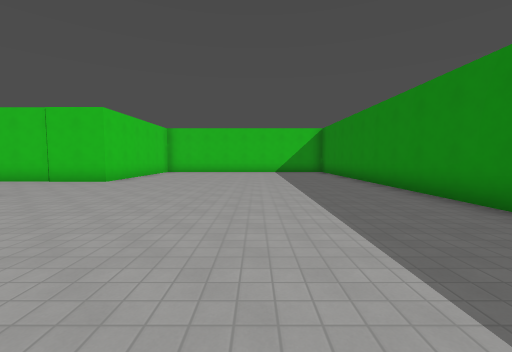
View 1 (above)

20 first-person views from a walk through a level from a Godot 3-D game. The camera is 1.5 m above the floor, tilts 4° down and sees 90° across. The floor is counted in squares, 2 m on a side. Each view is taken from the middle of a square. On the plan, view 1 faces up. The plan holds only what a view shows up to about 9 squares ahead; the rest is blank. The place goes on beyond the plan. Flat picture figures and markers are left out. Characters and animated objects are not drawn. Some surface patterns are stand-ins.

View 2
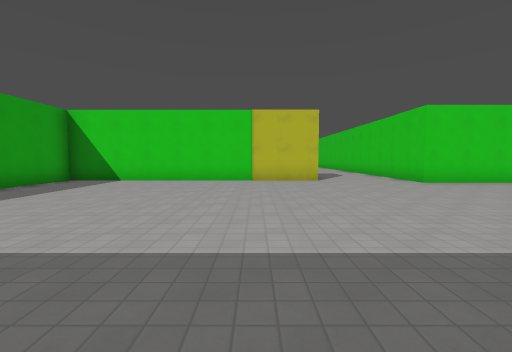

View 3
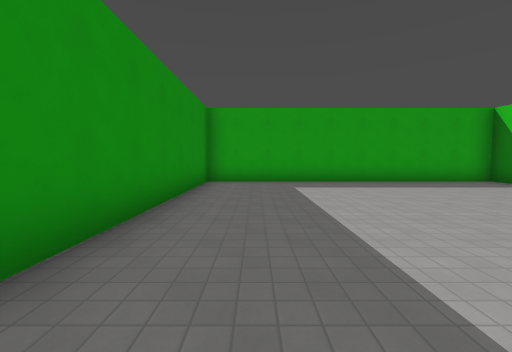

View 4
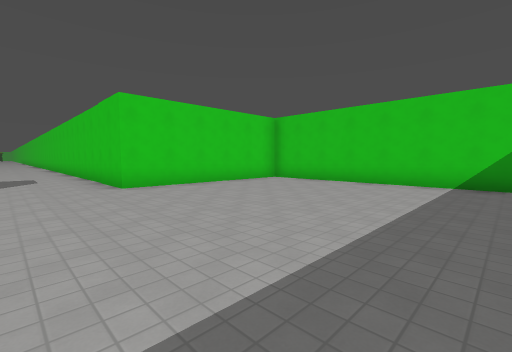

View 5
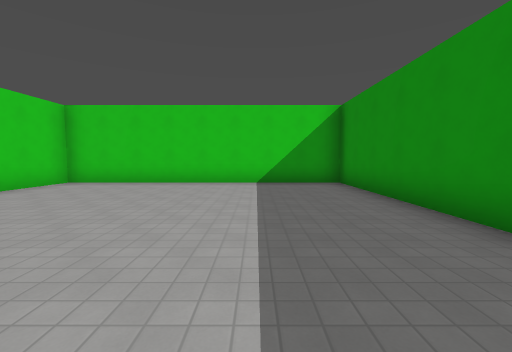

View 6
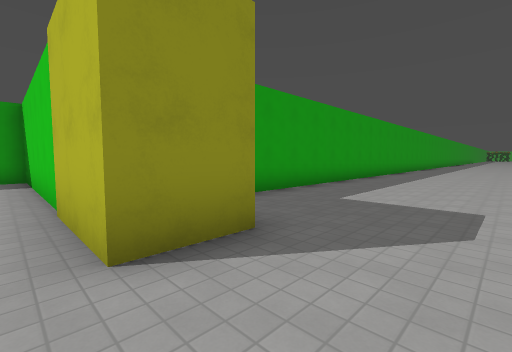

View 7
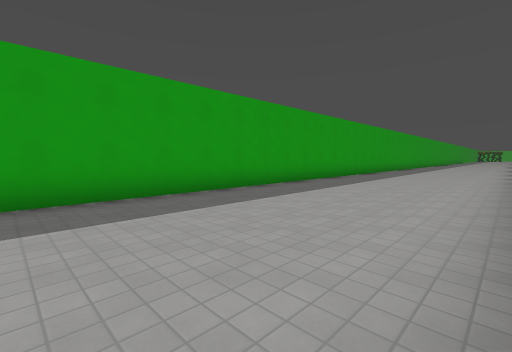

View 8
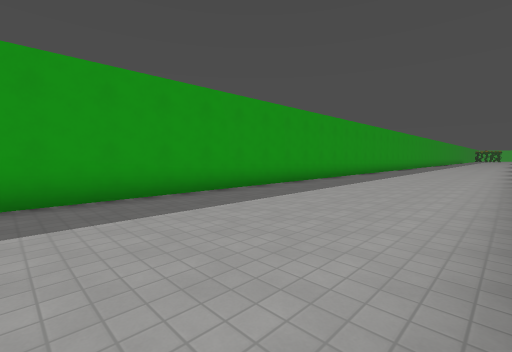

View 9
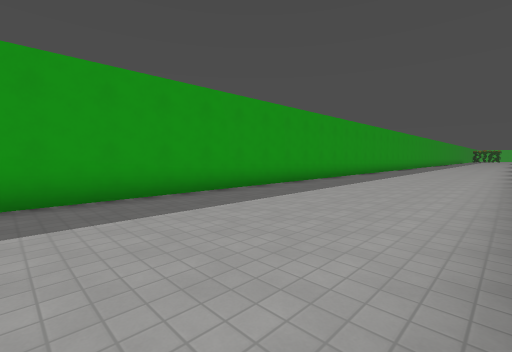

View 10
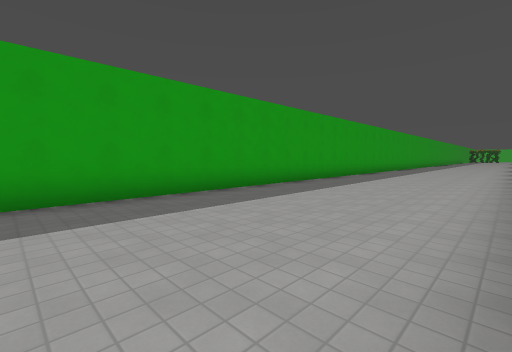

View 11
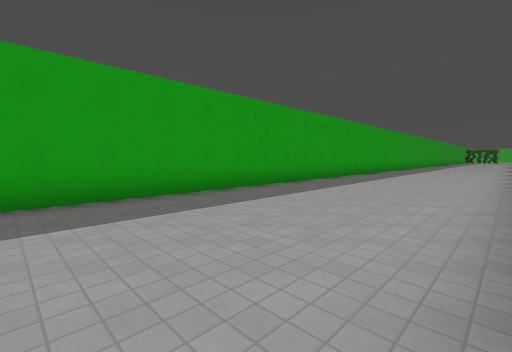

View 12
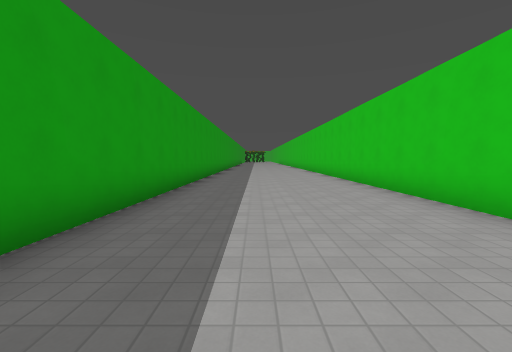

View 13
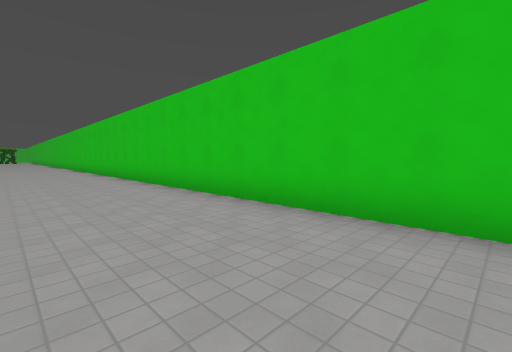

View 14
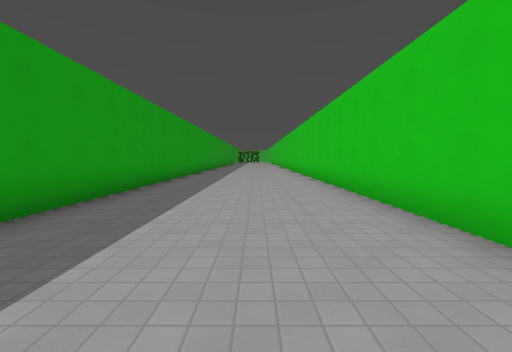

View 15
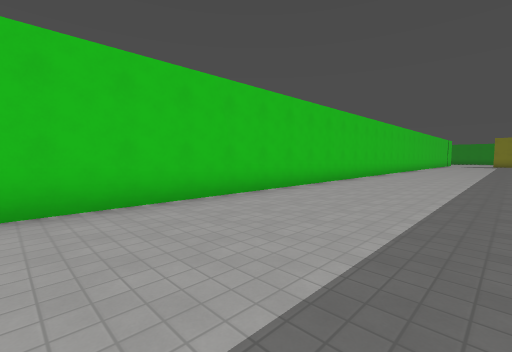

View 16
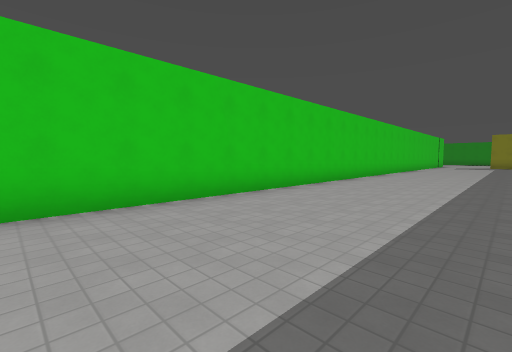

View 17
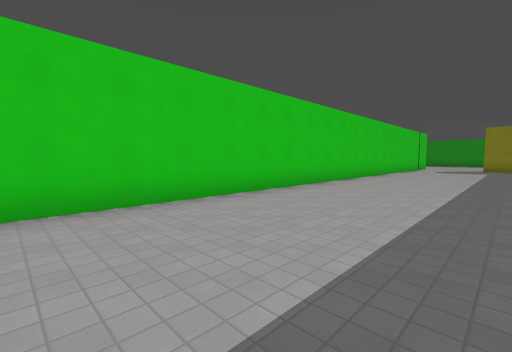

View 18
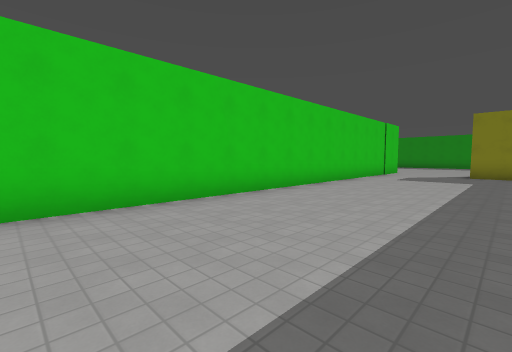

View 19
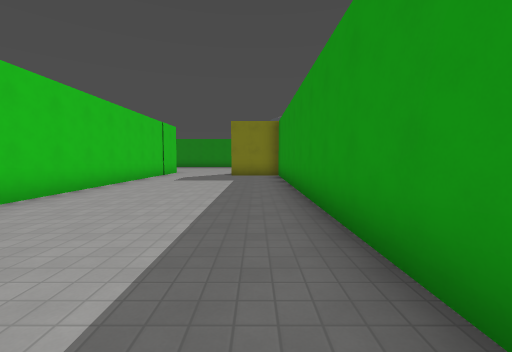

View 20
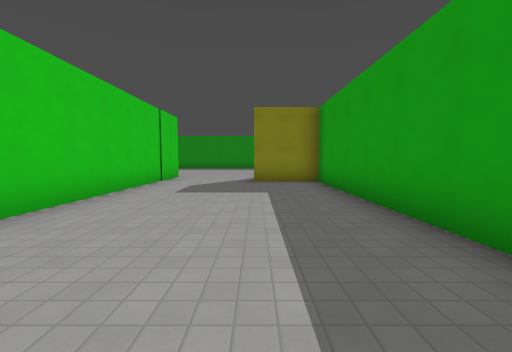

### Floor plan
Points are (right, up) in squares from view 1. A wall is a line through its corners. A room is listed if a view was taken in it or the views show most of it. See-through windows are left out.
Room 1 (views 1, 2, 3, 4, 5, 6)
walls: (-6.9, 5.1) (-5.5, 5.1) (-5.5, -3.2) (3.6, -3.2) (3.6, 13.8) (-4.8, 13.8) (-4.8, 8.1) (-6.5, 8.1)
ways out: opening at (-6.5, 6.5) to room 2
Room 2 (views 7, 8, 9, 10, 11, 12, 13, 14, 15, 16, 17, 18, 19, 20)
walls: (-6.5, 8.1) (-43.5, 8.1); (-43.5, 3) (-6.9, 3) (-6.9, 5.1)
ways out: opening at (-6.5, 6.5) to room 1

Positions as (right, up) in squares from view 1, and headings:
1: (0, 0), facing up
2: (3, 3), facing left
3: (2, 5), facing down
4: (2, 6), facing up-left
5: (1, 6), facing up
6: (-5, 7), facing down-left
7: (-11, 8), facing down-left
8: (-16, 8), facing down-left
9: (-20, 8), facing down-left
10: (-25, 8), facing down-left
11: (-30, 8), facing down-left
12: (-33, 5), facing left
13: (-33, 5), facing up-left
14: (-35, 6), facing left
15: (-35, 4), facing up-right
16: (-31, 4), facing up-right
17: (-25, 4), facing up-right
18: (-19, 4), facing up-right
19: (-18, 4), facing right
20: (-15, 5), facing right
